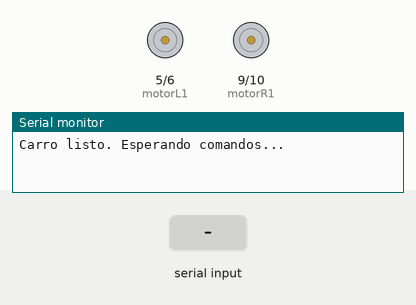
Simulated run of this sketch. Board: Arduino Uno, built with avr-gcc and run on an emulated ATmega328P. On the bench: motor-driver pin pairs drawn as motors (green arrow = first pin HIGH = forward, orange = second pin HIGH = backward, longer = more drive), the last lines printed to the serial monitor. The test bench sets the inputs (shaded band).

Above: at 1.2 s.
1.3 s: "U" received over the second serial link
At 1.9 s:
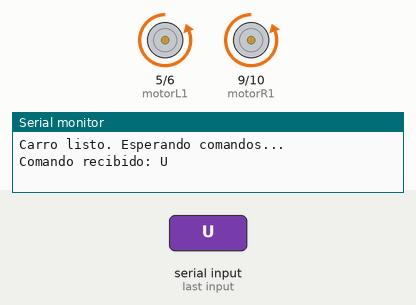
2.8 s: "D" received over the second serial link
At 3.2 s:
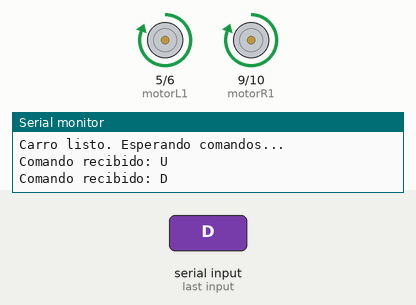
4.3 s: "L" received over the second serial link
At 5.5 s:
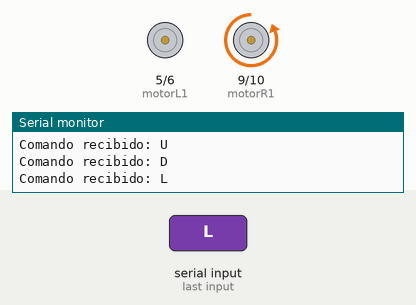
5.8 s: "R" received over the second serial link
At 6.8 s:
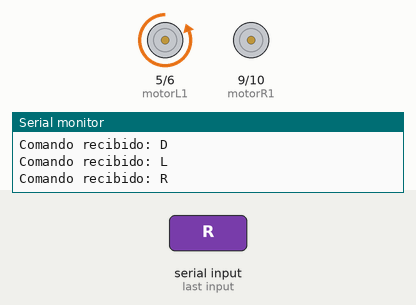
Timing chart, 0 to 8.3 s (numbered marks = the images above; inputs shaded):
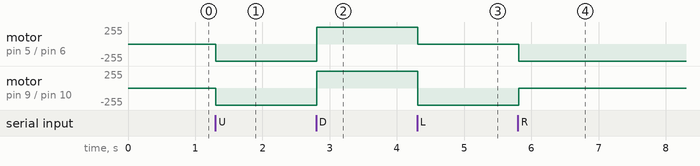

The sketch:

Proyecto_Final_Arduino.ino
```cpp
#include <SoftwareSerial.h>

// Bluetooth: RX en 8, TX en 7 (sin conflicto con motores)
SoftwareSerial BT(8, 7); // RX, TX

// Motores
int motorL1 = 5;  // IN1 (izquierdo)
int motorL2 = 6;  // IN2 (izquierdo)
int motorR1 = 9;  // IN3 (derecho)
int motorR2 = 10; // IN4 (derecho)

char dataFromApp = 'S';  // Comando inicial (detener)

void setup() {
  Serial.begin(9600);  // Monitor serie (opcional)
  BT.begin(9600);      // Bluetooth HC-05

  // Configura los pines de los motores como salida
  pinMode(motorL1, OUTPUT);
  pinMode(motorL2, OUTPUT);
  pinMode(motorR1, OUTPUT);
  pinMode(motorR2, OUTPUT);

  Serial.println("Carro listo. Esperando comandos...");
}

void loop() {
  // Leer datos del Bluetooth
  if (BT.available()) {
    dataFromApp = BT.read();  // Lee el comando enviado desde la app o PC
    Serial.print("Comando recibido: ");
    Serial.println(dataFromApp);
  }

  // Ejecutar acción según comando recibido
  switch (dataFromApp) {
    case 'U': up(); break;       // Comando para avanzar
    case 'D': down(); break;     // Comando para retroceder
    case 'L': left(); break;     // Comando para girar a la izquierda
    case 'R': right(); break;    // Comando para girar a la derecha
    case 'S': stop(); break;     // Comando para detenerse
    default: stop(); break;      // Si el comando es desconocido, se detiene
  }

  delay(20);  // Pequeña espera para evitar sobrecargar el procesador
}

// Función para avanzar
void up() {
  digitalWrite(motorL1, LOW);
  digitalWrite(motorL2, HIGH);
  digitalWrite(motorR1, LOW);
  digitalWrite(motorR2, HIGH);
}

// Función para retroceder
void down() {
  digitalWrite(motorL1, HIGH);
  digitalWrite(motorL2, LOW);
  digitalWrite(motorR1, HIGH);
  digitalWrite(motorR2, LOW);
}

// Función para girar a la derecha
void right() {
  digitalWrite(motorL1, LOW);
  digitalWrite(motorL2, HIGH);
  digitalWrite(motorR1, LOW);
  digitalWrite(motorR2, LOW);
}

// Función para girar a la izquierda
void left() {
  digitalWrite(motorL1, LOW);
  digitalWrite(motorL2, LOW);
  digitalWrite(motorR1, LOW);
  digitalWrite(motorR2, HIGH);
}

// Función para detenerse
void stop() {
  digitalWrite(motorR1, LOW);
  digitalWrite(motorR2, LOW);
  digitalWrite(motorL1, LOW);
  digitalWrite(motorL2, LOW);
}
```

Measured:
- after the input at 1.3 s, motor on pin 5 (motorL1) / pin 6 (motorL2), motor on pin 9 (motorR1) / pin 10 (motorR2): stopped → backward 255/255 at once
- after the input at 2.8 s, motor on pin 5 (motorL1) / pin 6 (motorL2), motor on pin 9 (motorR1) / pin 10 (motorR2): backward 255/255 → forward 255/255 at once
- after the input at 4.3 s, motor on pin 5 (motorL1) / pin 6 (motorL2): forward 255/255 → stopped at once; motor on pin 9 (motorR1) / pin 10 (motorR2): forward 255/255 → backward 255/255 at once
- after the input at 5.8 s, motor on pin 5 (motorL1) / pin 6 (motorL2): stopped → backward 255/255 at once; motor on pin 9 (motorR1) / pin 10 (motorR2): backward 255/255 → stopped at once
